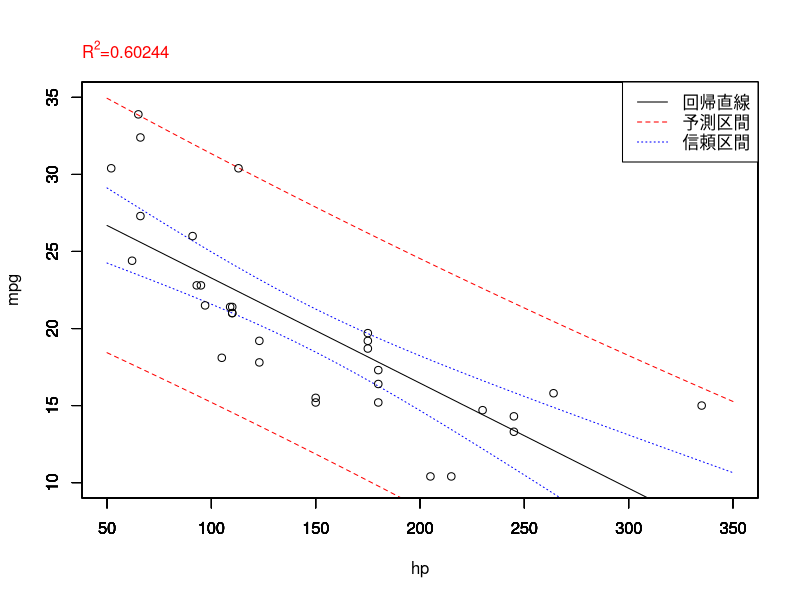
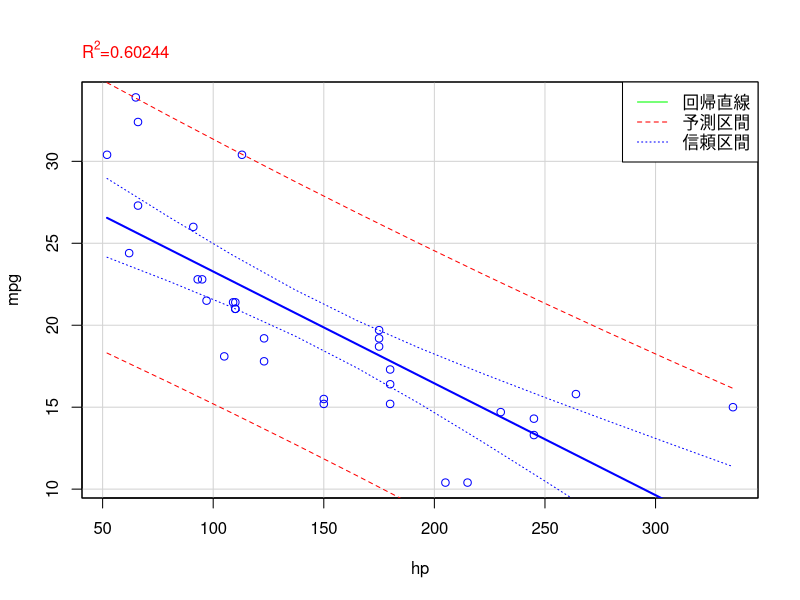

Write the R code that produced these figures, in order. (Note: this script raises an error after producing the figures.)
## ---- chunk 1

## ---- chunk 2
knitr::opts_chunk$set(echo = TRUE, warning = FALSE)
require(car)
require(tidyverse)
## ---- chunk 3
# 組込データセット"mtcars"を読み込む
data(mtcars, package = "datasets")

# 線形回帰を計算する
res.lm <- lm(mpg ~ hp, data = mtcars)

# 横軸の区間範囲はグラフから読み取った値とする
xmin <- 50
xmax <- 350
step <- 10
ymin <- 10
ymax <- 35
new <- data.frame(hp = seq(xmin, xmax, step))

# 予測区間を計算する
pred.lm <- predict(res.lm, new, interval = "prediction")

# 信頼区間を計算する
conf.lm <- predict(res.lm, new, interval = "confidence")

# プロットの準備
x.plot <- seq(xmin, xmax, step)


# 回帰直線をプロットする
plot(x.plot, pred.lm[, 1], type = "l", xlim = c(xmin, xmax), ylim = c(ymin, ymax),
     xlab = "", ylab = "")

# 上書きを許可する
par(new = TRUE)

# 予測範囲(下限)をプロットする
plot(x.plot, pred.lm[, 2], type = "l", xlim = c(xmin, xmax), ylim = c(ymin, ymax),
     lty = 2, xlab = "", ylab = "", col = "red")

# 上書きを許可する
par(new = TRUE)

# 信頼範囲(下限)をプロットする
plot(x.plot, conf.lm[, 2], type = "l", xlim = c(xmin, xmax), ylim = c(ymin, ymax),
     lty = 3, xlab = "", ylab = "", col = "blue")

# 上書きを許可する
par(new = TRUE)

# 予測範囲(上限)をプロットする
plot(x.plot, pred.lm[, 3], type = "l", xlim = c(xmin, xmax), ylim = c(ymin, ymax),
     lty = 2, xlab = "", ylab = "", col = "red")

# 上書きを許可する
par(new = TRUE)

# 信頼範囲(上限)をプロットする
plot(x.plot, conf.lm[, 3], type = "l", xlim = c(xmin, xmax), ylim = c(ymin, ymax),
     lty = 3, xlab = "", ylab = "", col = "blue")

# 上書きを許可する
par(new = TRUE)

# 散布図をプロットする
plot(mtcars$hp, mtcars$mpg, type = "p", xlim = c(xmin, xmax), ylim = c(ymin, ymax),
     lty = 2, ylab = "mpg", xlab = "hp")

# 上書きを禁止する
par(new = FALSE)

# R^2の値を表示する
mtext(substitute(paste(R^2, "=", x),
                 list(x = round(summary(res.lm)$r.squared, digits = 5))),
      line = 1, col = "red", adj = 0)

# 凡例を描画する
leglabels <- c("回帰直線", "予測区間", "信頼区間")
leglty <- c(1, 2, 3)
legcol <- c("black", "red", "blue")
legend("topright", legend = leglabels, lty = leglty, col = legcol, lwd = 1)
## ---- chunk 4
# 組込データセット"mtcars"を読み込む
data(mtcars, package = "datasets")

# Rcmdrで散布図を作画する（周辺箱ひげ図は描画しない）
scatterplot(mpg ~ hp, reg.line = lm, smooth = FALSE, spread = FALSE,
            id.method = 'mahal', id.n = 2, boxplots = FALSE, span = 0.5,
            data = mtcars)

# 線形回帰直線を計算する(Rcmderで計算しても可)
result.lm <- lm(mpg ~ hp, data = mtcars)

# 予測区間は最小値と最大値を10等分したものとする
min <- min(mtcars$hp)
max <- max(mtcars$hp)
step <- abs(max - min) / 10
new <- data.frame(hp = seq(min, max, step))

# 予測区間を計算する
result.pre <- predict(result.lm, new, interval = "prediction")

# 信頼区間を計算する
result.con <- predict(result.lm, new, interval = "confidence")

# 予測区間を散布図に上書きする
lines(new[, 1], result.pre[, 2], col = "red", lty = 2)    # 下側
lines(new[, 1], result.pre[, 3], col = "red", lty = 2)    # 上側

# 信頼区間を散布図に上書きする
lines(new[, 1], result.con[, 2], col = "blue", lty = 3)   # 下側
lines(new[, 1], result.con[, 3], col = "blue", lty = 3)   # 上側

# R^2の値を表示する
mtext(substitute(paste(R^2, "=", x),
                 list(x = round(summary(result.lm)$r.squared, digits = 5))),
      line = 1, col = "red", adj = 0)

# 凡例を描画する
leglabels <- c("回帰直線", "予測区間", "信頼区間")
leglty <- c(1, 2, 3)
legcol <- c("green", "red", "blue")
legend("topright", legend = leglabels, lty = leglty, col = legcol, lwd = 1)

## ---- chunk 5
require(tidyverse)
data(mtcars, package = "datasets")

mtcars %>% 
  lm(mpg ~ hp, data = .) %>% 
  predict(interval = "prediction") %>% 
  broom::tidy() %>% 
  dplyr::bind_cols(mtcars, .) %>% 
  ggplot2::ggplot(ggplot2::aes(x = hp)) + 
    ggplot2::geom_point(aes(y = mpg)) +
    ggplot2::geom_smooth(aes(y = mpg), method = "lm", se = TRUE) +
    ggplot2::geom_line(aes(y = lwr), linetype = 2, colour = 2) +
    ggplot2::geom_line(aes(y = upr), linetype = 2, colour = 2) +
    ggplot2::xlab("エンジン出力") + ggplot2::ylab("燃費[mpg]") + 
    ggplot2::ggtitle("回帰直線と信頼区間、予測区間") +
    ggplot2::theme_minimal()
## ---- chunk 6
require(tidyverse)
data(mtcars, package = "datasets")

# 予測区間を計算しTidy Data化する
pred_mtcars <- mtcars %>% 
  lm(mpg ~ hp, data = .) %>% 
  predict(interval = "prediction") %>% 
  broom::tidy() %>% 
  dplyr::select(pred_lwr = lwr, pred_upr = upr)

# 信頼区間を計算しTidy Data化する
conf_mtcars <- mtcars %>% 
  lm(mpg ~ hp, data = .) %>% 
  predict(interval = "confidence") %>% 
  broom::tidy() %>% 
  dplyr::select(conf_lwr = lwr, conf_upr = upr)

# 予測区間と信頼区間を結合し
mtcars %>% 
  dplyr::bind_cols(pred_mtcars) %>%     # 予測区間を結合する
  dplyr::bind_cols(conf_mtcars) %>%     # 信頼区間を結合する
  ggplot2::ggplot(ggplot2::aes(x = hp)) + 
    ggplot2::geom_point(aes(y = mpg)) +
    ggplot2::geom_smooth(aes(y = mpg), method = "lm", se = TRUE) +
    ggplot2::geom_line(aes(y = pred_lwr), linetype = 2, colour = 2) +
    ggplot2::geom_line(aes(y = pred_upr), linetype = 2, colour = 2) +
    ggplot2::geom_line(aes(y = conf_lwr), linetype = 3, colour = 4) +
    ggplot2::geom_line(aes(y = conf_upr), linetype = 3, colour = 4) +
    ggplot2::xlab("エンジン出力") + ggplot2::ylab("燃費[mpg]") + 
    ggplot2::ggtitle("回帰直線と信頼区間、予測区間") +
    ggplot2::theme_minimal()
## ---- chunk 7

